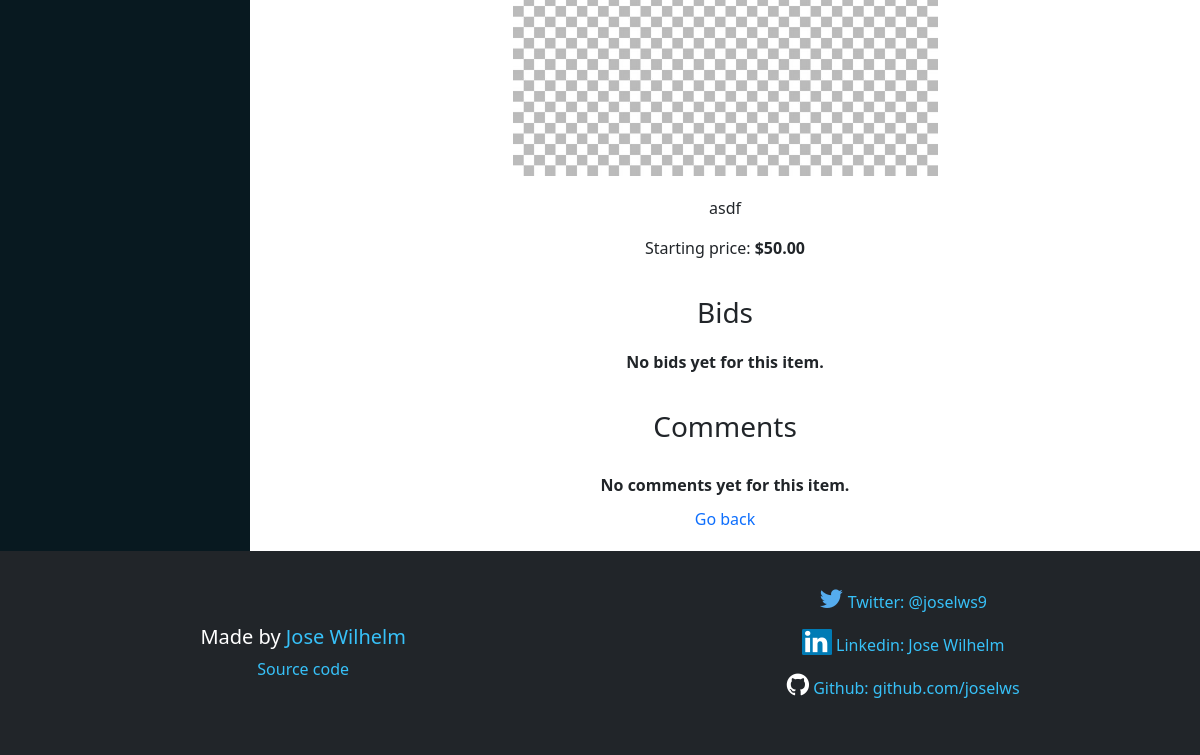
Before: /item/15 (lower part) with the older database file.
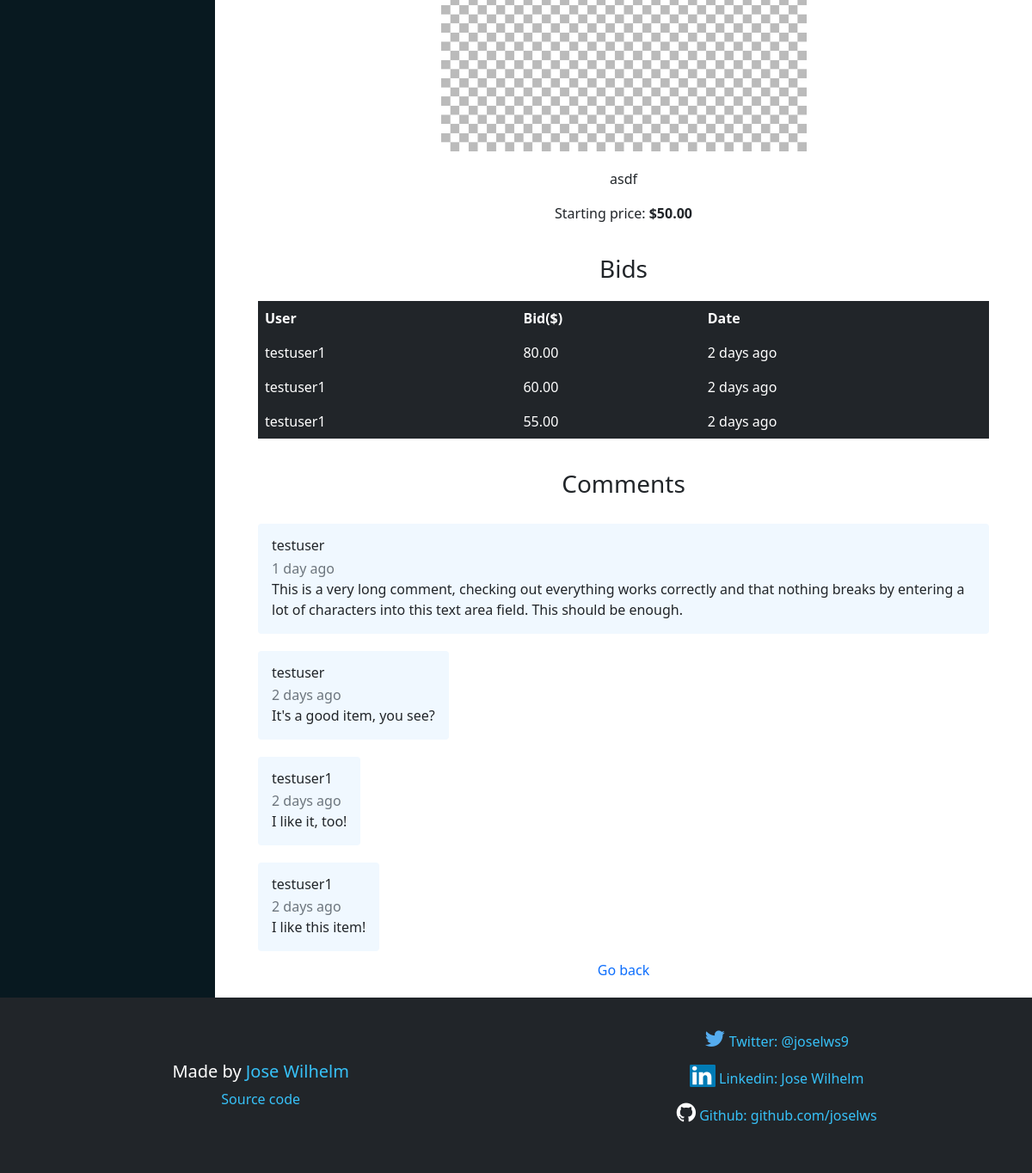
After: the same page with the newer database file.
### auctions/models.py (models this page shows, shortened)
class Item(models.Model):
	name = models.CharField(max_length=100)
	description = models.TextField(blank=True)
	starting_price = models.DecimalField(max_digits=10, decimal_places=2)
	category = models.ForeignKey(Category, blank=True, on_delete=models.RESTRICT)
	user = models.ForeignKey(User, on_delete=models.CASCADE)
	created_at = models.DateTimeField(auto_now_add=True)
	updated_at = models.DateTimeField(auto_now=True)
	image = models.ImageField(blank=True, max_length=200)
	watchlist = models.ManyToManyField(User, related_name="watchlist", blank=True)
	active = models.BooleanField(default=True)
	popularity = models.PositiveSmallIntegerField(default=0)
	def elapsed_time(self, time_value=0):
		time = ''
		if time_value:
			if type(time_value) is float:
				time_created = round(datetime.now().timestamp() - time_value)
			else:
				time_created = time_value
		else:
			time_created = round(datetime.now().timestamp() - self.created_at.timestamp())
		if 0 <= time_created < 3600:
			time_created = time_created // 60
			time += str(time_created) + ' minute'
		elif 3600 < time_created < 86400:
			time_created = time_created // 3600
			time += str(time_created) + ' hour'
		elif 86400 < time_created < 2628000:
			time_created = time_created // 86400
			time += str(time_created) + ' day'
		elif 2628000 < time_created < 31536000:
			time_created = time_created // 2628000
			time += str(time_created) + ' month'
		elif time_created > 31536000:
			time_created = time_created // 31536000
			time += str(time_created) + ' year'
		if time_created != 1:
			time += 's'     # pluralize
		time += ' ago'
		return time

class Bid(models.Model):
	bid = models.DecimalField(max_digits=10, decimal_places=2)
	bid_date = models.DateTimeField(auto_now=True)
	item = models.ForeignKey(Item, on_delete=models.CASCADE, related_name="bids")
	user = models.ForeignKey(User, on_delete=models.CASCADE)
	def bid_time(self):
		return self.item.elapsed_time(self.bid_date.timestamp())

class User(AbstractUser):
    def __str__(self):
        return self.username

class Comment(models.Model):
	user = models.ForeignKey(User, on_delete=models.CASCADE)
	comment = models.TextField()
	date = models.DateTimeField(auto_now=True)
	item = models.ForeignKey(Item, on_delete=models.CASCADE, related_name="comments")
	def comment_time(self):
		return self.item.elapsed_time(self.date.timestamp())

### auctions/views.py (the view, shortened to what this page needs)
# urls.py: path("item/<int:item_id>", views.item, name="item"),
def item(request, item_id):
    item = get_object_or_404(Item, pk=item_id)
    bids = Bid.objects.filter(item=item).order_by('bid').reverse()
    comments = Comment.objects.filter(item=item).order_by('id').reverse()
    if bids:
        max_bid = bids.first()
        next_bid = max_bid.bid + 1      # Useful for defining html numeric input attributes
    else:
        next_bid = float(item.starting_price) + 1
        max_bid = None
    return render(request, 'auctions/item.html', {
            'item': item,
            'bids': bids,
            'comments': comments,
            'max_bid': max_bid,
            'next_bid': next_bid
        })

### auctions/models.py (called while the page is built)
	def __str__(self):
		return self.category

### auctions/templates/auctions/item.html (shortened to what this page needs)
{% extends "auctions/layout.html" %}
{% block body %}
    <div class="item-detail-wrapper">
        {% if item.image %}
            <img class="item-page-image" src="{{ item.image.url }}" alt="{{ item.name }}" />
        {% endif %}
        <p class="item-detail">{{ item.description }}</p>
        <p class="item-detail">Starting price: <strong>${{ item.starting_price }}</strong></p>
        <h3 class="sub-heading">Bids</h3>
        {% if bids %}
            <table class="item-table table table-dark table-hover table-borderless">
                <thead class="item-table-head">
                    <tr class="item-table-row">
                        <th class="item-table-heading">User</th>
                        <th class="item-table-heading">Bid($)</th>
                        <th class="item-table-heading">Date</th>
                    </tr>
                </thead>
                <tbody class="item-table-body">
                    {% for bid in bids %}
                        <tr class="item-table-row">
                            <td class="item-table-data">{{ bid.user }}</td>
                            <td class="item-table-data">{{ bid.bid }}</td>
                            <td class="item-table-data">{{ bid.bid_time }}</td>
                        </tr>
                    {% endfor %}
                </tbody>
            </table>
        {% else %}
            <p class="item-bid-info"><strong>No bids yet for this item.</strong></p>
        {% endif %}
        <h3 class="sub-heading">Comments</h3>
        <div class="all-comments-wrapper">
            {% for comment in comments %}
                <div class="card comment-wrapper">
                    <div class="card-body">
                        <h6 class="comment-user card-title">{{ comment.user.username }}</h6>
                        <p class="comment-date card-subtitle text-muted">{{ comment.comment_time }}</p>
                        <p class="comment-comment card-text">{{ comment.comment }}</p>
                    </div>
                </div>
            {% empty %}
                <p class="comment-empty"><strong>No comments yet for this item.</strong></p>
            {% endfor %}
        </div>
        <a class="item-back-link" href="{% url 'index' %}">Go back</a>
    </div>
{% endblock %}

### auctions/templates/auctions/layout.html (shortened to what this page needs)
{% load static %}
<!DOCTYPE html>
<html lang="en">
    <head>
        <link href="https://cdn.jsdelivr.net/npm/bootstrap@5.0.2/dist/css/bootstrap.min.css"
            rel="stylesheet"
        />
        <link rel="stylesheet" href="https://cdnjs.cloudflare.com/ajax/libs/font-awesome/4.7.0/css/font-awesome.min.css">
        <link type="text/css" rel="stylesheet" href="{% static 'styles.css' %}" />
    </head>
    <body>
        <main id="main-container">
            <aside class="collapse" id="navbarToggleExternalContent">
                <div id="links-section" class="bg-dark p-4">
                </div>
            </aside>
            <section id="page-section-wrapper">
                {% block body %}
                {% endblock %}
            </section>
        </main>
        <footer class="footer-wrapper bg-dark">
            <div class="footer-info-wrapper">
                <h5 class="footer-info">Made by <a class="footer-link" href="https://joselws.github.io/" target="_blank" ">Jose Wilhelm</a></h5>
                <a class="footer-info footer-link" target="_blank" href="https://github.com/joselws/commerce">Source code</a>
            </div>
            <div class="social-links-wrapper">
                <p class="social-links"><a class="footer-link" target="_blank" href="https://twitter.com/joselws9"><span class="fa fa-twitter"></span> Twitter: @joselws9</a></p>
                <p class="social-links"><a class="footer-link" target="_blank" href="https://www.linkedin.com/in/jose-wilhelm-19a5b9220/"><span class="fa fa-linkedin"></span> Linkedin: Jose Wilhelm</a></p>
                <p class="social-links"><a class="footer-link" target="_blank" href="https://github.com/joselws"><span class="fa fa-github"></span> Github: github.com/joselws</a></p>
            </div>
        </footer>
    </body>
</html>

### auctions/static/auctions/styles.css (style rules this page uses)
body { min-height: 100vh; display: flex; flex-direction: column; }
a { text-decoration: none; }
#main-container { flex: 1; }
.footer-wrapper { display: flex; flex-direction: column; align-items: center; justify-content: center; }
.footer-info-wrapper { display: flex; flex-direction: column; align-items: center; justify-content: center; padding: 20px; }
.footer-info { color: #fff; text-align: center; text-decoration: none; }
.footer-link { color: #37c1f8; }
.social-links-wrapper { padding-bottom: 20px; }
.social-links { display: flex; align-items: center; justify-content: center; margin: 5px 0px; }
.fa { font-size: 26px; }
.fa-twitter { color: #55ACEE; }
.fa-linkedin { width: 30px; border-radius: 5%; background: #007bb5; color: #fff; padding-left: 3px; }
.fa-github { color: #fff; }
.item-detail-wrapper { display: flex; flex-direction: column; justify-content: center; align-items: center; max-width: 94vw; margin: 0 auto; }
.item-detail { text-align: center; }
.item-page-image { margin: 20px 0px; max-width: 50%; height: auto; object-fit: cover; }
.sub-heading { margin: 20px 0; }
.all-comments-wrapper { display: flex; flex-direction: column; justify-content: center; align-items: center; width: 100%; }
.comment-wrapper { margin: 10px 0px; }
.item-back-link { margin-bottom: 20px; }
@media (min-width: 600px) { #main-container { max-width: 100vw; display: flex; flex-wrap: wrap; } }
@media (min-width: 600px) { .collapse { display: block !important; max-width: 250px; flex: 1; } }
@media (min-width: 600px) { #page-section-wrapper { flex: 3; } }
@media (min-width: 600px) { #links-section { height: 100%; background-color: #081920 !important; } }
@media (min-width: 600px) { .footer-wrapper { flex-direction: row; justify-content: space-around; padding: 20px 0px; } }
@media (min-width: 600px) { .social-links { margin: 15px 0px; } }
@media (min-width: 600px) { .item-detail-wrapper { margin: 0 50px; } }
@media (min-width: 600px) { .all-comments-wrapper { align-items: flex-start; } }
@media (min-width: 600px) { .card { border: none; background-color: aliceblue; } }

Changed rows visible on the page:
added Bid: user "testuser1", bid "80.00", bid_time "2 days ago"
added Bid: user "testuser1", bid "60.00", bid_time "2 days ago"
added Bid: user "testuser1", bid "55.00", bid_time "2 days ago"
added Comment: user.username "testuser", comment_time "1 day ago", comment "This is a very long comment, checking out everything works correctly and that nothing breaks by entering a lot of characters into this text area field. This should be enough."
added Comment: user.username "testuser", comment_time "2 days ago", comment "It's a good item, you see?"
added Comment: user.username "testuser1", comment_time "2 days ago", comment "I like it, too!"
added Comment: user.username "testuser1", comment_time "2 days ago", comment "I like this item!"
Other visible differences:
text no longer shown: "No bids yet for this item. No comments yet for this item."
text now shown: "User Bid($) Date"
